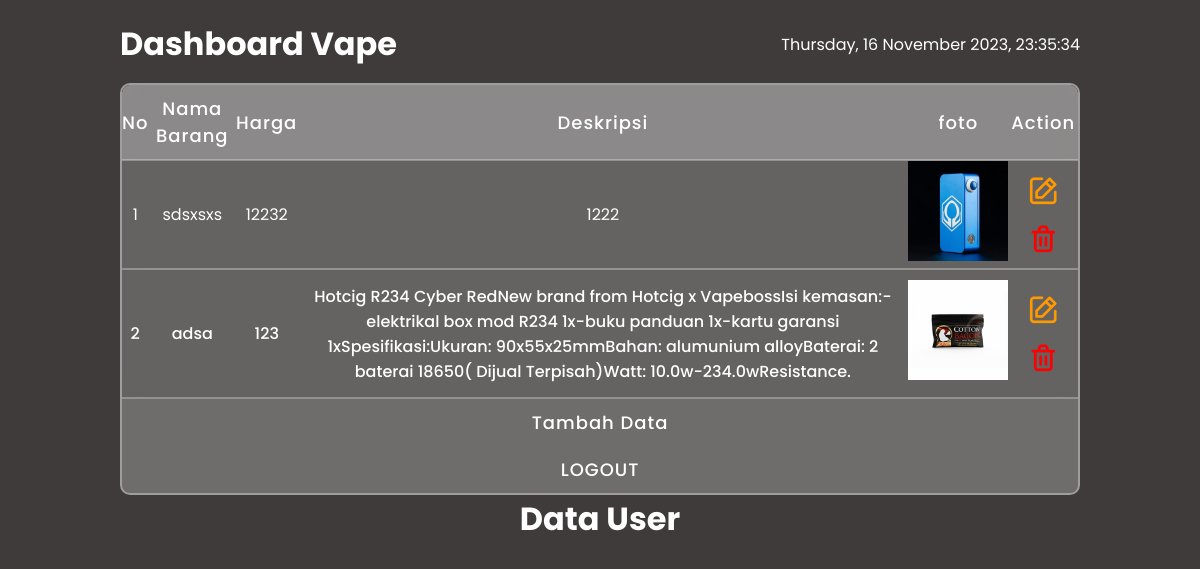
The page /halaman/test.php on the database its author committed.
### tables this page shows
CREATE TABLE `tb_vape` (
  `id` int(11) NOT NULL,
  `nama` text NOT NULL,
  `harga` int(11) NOT NULL,
  `deskripsi` text NOT NULL,
  `foto` text NOT NULL
);

### halaman/test.php (the view, shortened to what this page needs)
<?php
  require "../aksi/koneksi.php";
?>
<!DOCTYPE html>
<html lang="en">
<head>
  <link rel="stylesheet" href="../css/test.css">
  <link rel="stylesheet" href="https://unicons.iconscout.com/release/v4.0.0/css/line.css" />
</head>
<body>
  <div class="bg">
    <div class="container">
      <div class="head">
        <div class="title">
        <h2>Dashboard Vape</h2>
        <p><?php date_default_timezone_set("Asia/Makassar"); echo date("l, d F Y, H:i:s") ?></p>
      </div>
      </div>
      <div class="table-box">
        <table>
          <tr>
            <td class="">No</td>
            <td class="">Nama Barang</td>
            <td class="">Harga</td>
            <td class="">Deskripsi</td>
            <td class="">foto</td>
            <td class="">Action</td>
          </tr>
          <?php
          $query = mysqli_query($koneksi, "SELECT * FROM tb_vape");
          $no = 1;
          while ($row = mysqli_fetch_assoc($query)) {
            echo "<tr>";
            echo "<td>$no</td>";
            echo "<td>$row[nama]</td>";
            echo "<td>$row[harga]</td>";
            echo "<td>$row[deskripsi]</td>";
            echo "<td>
                <img src = '../databaseImages/$row[foto]' class = 'gambar-cover' alt = 'Gambar';
            </td>";
            echo "<td class='action'>
                <a href='../aksi/editData.php?id=$row[id]' class='kuning'><i class='uil uil-edit'></i></a>
                <a href='../aksi/deleteDataaksi.php?id=$row[id]' class='merah'><i class='uil uil-trash-alt'></i></a>
                </td>";
            echo "</tr>";
            $no++;
          }
          ?>
        </table>
        <div class="tombol">
          <a href="../aksi/addData.php">Tambah Data</a>
        </div>
        <div class="tombol">
          <a href="../aksi/logout.php">LOGOUT</a>
        </div>
      </div>
      <div class="user">
        <a href="user.php"><center><h1>Data User</h1><center></a>
      </div>
    </div>
  </div>
</body>
</html>

### css/test.css (style rules this page uses)
* { padding: 0; margin: 0; box-sizing: border-box; font-family: 'Poppins', sans-serif; scroll-behavior: smooth; }
body { display: flex; justify-content:center; align-items: center; color: #ffffff; }
.bg { width: 100%; min-height: 100vh; display: flex; justify-content: center; background-color: rgb(63, 59, 59); }
.container { width: 80%; height: auto; padding: 20px 0; }
.title { display: flex; align-items: center; justify-content: space-between; }
.title h2 { font-size: 32px; text-align: left; }
.table-box { margin-top: 15px; border: 2px solid rgba(255, 255, 255, 0.5); overflow: auto; border-radius: 10px; }
table { width: 100%; border-collapse: collapse; background: rgba(255, 255, 255, 0.2); backdrop-filter: blur(10px); }
table tr td { border-bottom: 2px solid rgba(255, 255, 255, 0.3); text-align: center; height: fit-content; }
table tr:first-child td, table tr:last-child td { padding: 10px 0; font-weight: 500; }
table tr:first-child td { font-size: 18px; letter-spacing: 1px; background: rgba(255, 255, 255, 0.25); }
.gambar-cover { width: 100px; height: 100px; object-fit: contain; }
.tombol { padding: 10px 0; font-weight: 500; font-size: 18px; text-align: center; letter-spacing: 1px; background: rgba(255, 255, 255, 0.25); transition: all 0.5s; }
.tombol a { color: #ffffff; text-decoration: none; }
.user a { color: #ffffff; text-decoration: none; }
.kuning { font-size: 32px; border-radius: 10px; padding: 0 5px; color: #ff9900; transition: all 0.5s; }
.merah { font-size: 32px; border-radius: 10px; padding: 0 5px; color: #ff0000; transition: all 0.5s; }

### rows shown on the page
tb_vape: nama "sdsxsxs", harga "12232", deskripsi "1222", foto (picture)
tb_vape: nama "adsa", harga "123", deskripsi "Hotcig R234 Cyber RedNew brand from Hotcig x VapebossIsi kemasan:-elektrikal box mod R234 1x-buku panduan 1x-kartu garansi 1xSpesifikasi:Ukuran: 90x55x25mmBahan: alumunium alloyBaterai: 2 baterai 18650( Dijual Terpisah)Watt: 10.0w-234.0wResistance.", foto (picture)
